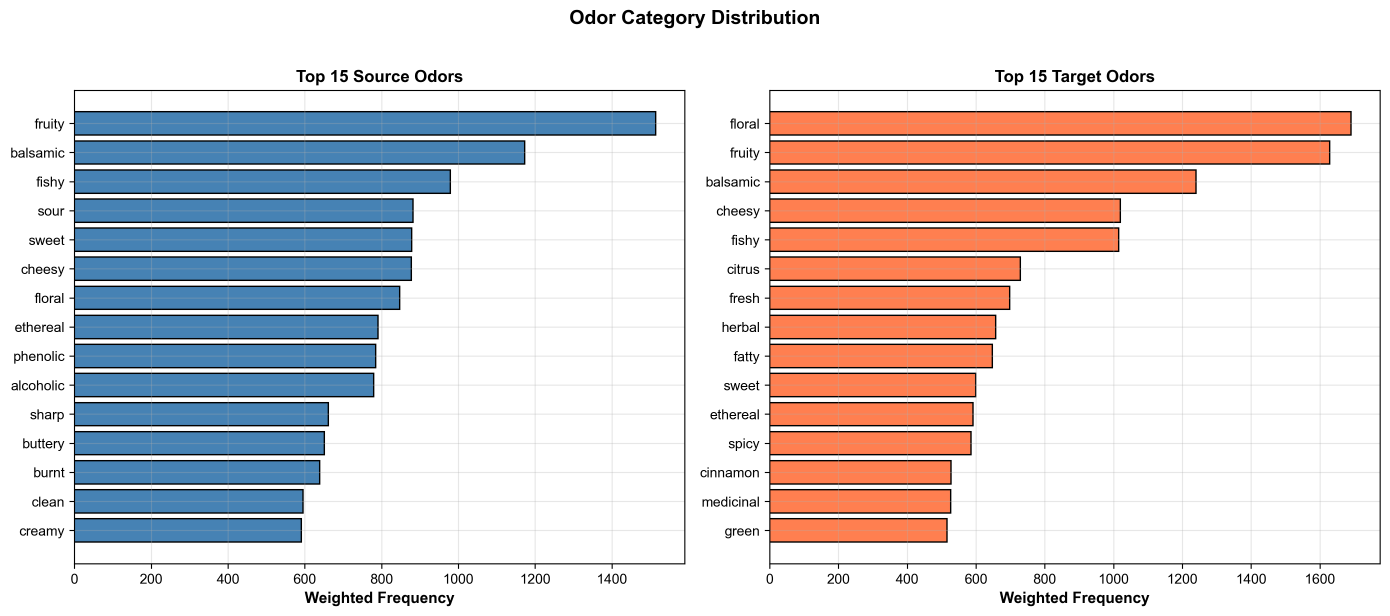
#> input picture 08_paper/figures/02_odor_distribution.png, 4169 x 1848 px (shown at 1/3 size)
$ python generate_fig3_from_pngs.py
#> lines starting #> are read from the running program, lines starting #| are printed output that depends on the picture; after the words box and inside, x2 and y2 are one past the last pixel; in counts of white or black regions, pixels touching at a corner belong together
#!/usr/bin/env python3
"""
Generate Figure 3: Composite Empirical Dashboard (from existing PNGs)
=====================================================================
Intelligently crops, resizes, and composites 8 sub-panels into a single
publication-quality figure with unified panel labels and tight layout.

Unlike the old plot_11 which naively pasted 6 images into a 3x2 grid,
this script:
  - Auto-crops whitespace from each sub-image
  - Normalizes each panel within its row to equal height
  - Uses per-row width ratios based on content
  - Produces both PNG (300 dpi) and PDF

Layout (4 rows x 2 cols):
  Row 1:  (A) Odor distribution       | (B) Pathway length
  Row 2:  (C) Transformation heatmap  | (D) Top EC sequences
  Row 3:  (E) EC by source odor       | (F) EC by target odor
  Row 4:  (G) EC function distribution| (H) Transformation flow
"""

import numpy as np
import matplotlib
matplotlib.use('Agg')
import matplotlib.pyplot as plt
from PIL import Image
from pathlib import Path

FIGURES_DIR = Path(__file__).parent / 'figures'

# Panel definitions: (label, filename, crop_top_frac, crop_bottom_frac)
PANELS_DEF = [
    ('A', '02_odor_distribution.png',           0.00, 0.00),
    ('B', '03_pathway_length.png',              0.00, 0.00),
    ('C', '04_transformation_heatmap.png',      0.05, 0.00),
    ('D', '05_top_ec_sequences.png',            0.05, 0.00),
    ('E', '07a_ec_by_source.png',               0.05, 0.00),
    ('F', '07b_ec_by_target.png',               0.05, 0.00),
    ('G', '08a_ec_function_pie_normalized.png', 0.05, 0.00),
    ('H', '06_transformation_flow.png',         0.05, 0.00),
]

LAYOUT = [
    ['A', 'B'],
    ['C', 'D'],
    ['E', 'F'],
    ['G', 'H'],
]


def auto_crop(img, threshold=248, pad=6):
    """Crop near-white borders."""
    arr = np.array(img.convert('RGB'))
    mask = np.any(arr < threshold, axis=2)
    rows = np.any(mask, axis=1)
    cols = np.any(mask, axis=0)
    if not rows.any() or not cols.any():
        return img
    rmin, rmax = np.where(rows)[0][[0, -1]]
    cmin, cmax = np.where(cols)[0][[0, -1]]
    h, w = arr.shape[:2]
    return img.crop((max(0, cmin - pad), max(0, rmin - pad),
                      min(w, cmax + pad + 1), min(h, rmax + pad + 1)))


def load_panel(fname, crop_top=0.0, crop_bottom=0.0):
    path = FIGURES_DIR / fname
    if not path.exists():
        return None
    img = Image.open(path).convert('RGB')
    w, h = img.size
    t = int(h * crop_top)
    b = h - int(h * crop_bottom)
    if t > 0 or crop_bottom > 0:
        img = img.crop((0, t, w, b))
    return auto_crop(img)


def compose_row_pil(img_left, img_right, label_l, label_r, target_width, gap=30):
    """
    Compose two PIL images into a single row image,
    scaling both to the same height and placing them side by side.
    Returns a new PIL Image.
    """
    from PIL import ImageDraw, ImageFont

    # Determine common height: scale both so they fit in target_width
    wl, hl = img_left.size
    wr, hr = img_right.size
    ar_l = wl / hl  # aspect ratio
    ar_r = wr / hr

    # Allocate width proportional to aspect ratio
    total_ar = ar_l + ar_r
    alloc_l = int((target_width - gap) * ar_l / total_ar)
    alloc_r = target_width - gap - alloc_l

    # Common height from allocation
    common_h_l = int(alloc_l / ar_l)
    common_h_r = int(alloc_r / ar_r)
    common_h = min(common_h_l, common_h_r)

    # Resize
    new_wl = int(common_h * ar_l)
    new_wr = int(common_h * ar_r)
    img_l = img_left.resize((new_wl, common_h), Image.LANCZOS)
    img_r = img_right.resize((new_wr, common_h), Image.LANCZOS)

    # Compose onto white canvas
    total_w = new_wl + gap + new_wr
    canvas = Image.new('RGB', (total_w, common_h), (255, 255, 255))
    canvas.paste(img_l, (0, 0))
    canvas.paste(img_r, (new_wl + gap, 0))

    # Draw panel labels
    draw = ImageDraw.Draw(canvas)
    font_size = max(28, common_h // 18)
    try:
        font = ImageFont.truetype("/usr/share/fonts/truetype/dejavu/DejaVuSans-Bold.ttf", font_size)
    except (OSError, IOError):
        font = ImageFont.load_default()

    label_pad = 8
    for label, x_offset in [(label_l, label_pad), (label_r, new_wl + gap + label_pad)]:
        text = f'({label})'
        # White background box
        bbox = draw.textbbox((0, 0), text, font=font)
        tw, th = bbox[2] - bbox[0], bbox[3] - bbox[1]
        bx, by = x_offset, label_pad
        draw.rectangle([bx - 2, by - 2, bx + tw + 6, by + th + 6],
                       fill=(255, 255, 255, 230))
        draw.text((bx + 2, by + 2), text, fill=(0, 0, 0), font=font)

    return canvas


def build_composite():
    """Build the 8-panel composite figure using PIL for precise pixel control."""
    from PIL import ImageDraw, ImageFont

    # Load all panels
    images = {}
    for label, fname, ct, cb in PANELS_DEF:
        img = load_panel(fname, ct, cb)
#> in auto_crop, `mask = np.any(arr < threshold, axis=2)`:
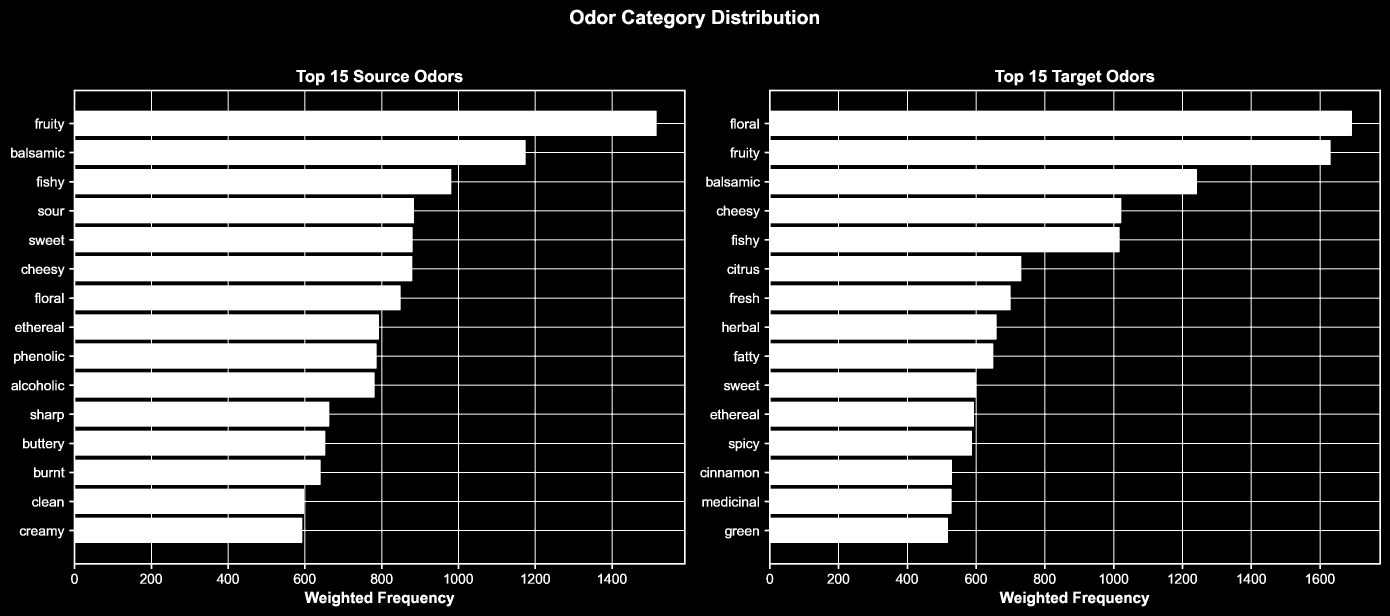
#> mask: shape (1848, 4169) bool (shown at 1/3 size); 30.9% white; 342 white regions (3 under 20 px), largest, box (x1, y1, x2, y2) and area: (208, 269, 2057, 1707) 1192817, (2294, 269, 4143, 1707) 1087477, (2065, 41, 2116, 85) 1012
#> in auto_crop, `rmin, rmax = np.where(rows)[0][[0, -1]]`: rmin = 29; rmax = 1818
#> in auto_crop, `cmin, cmax = np.where(cols)[0][[0, -1]]`: cmin = 33; cmax = 4142
#> in auto_crop, `return img.crop((max(0, cmin - pad), max(0, rmin - pad), min(w, cmax +..`:
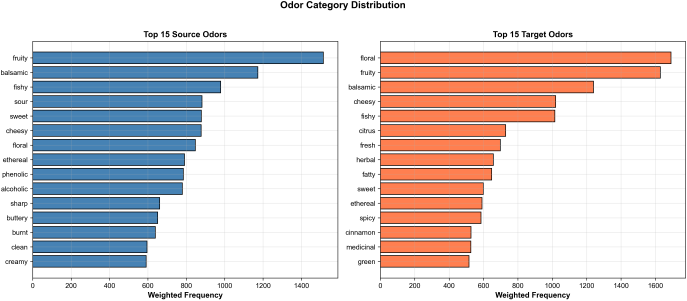
#> returned value: PIL image 4122x1802 RGB (shown at 1/6 size); mean R, G, B 218.3, 211.4, 212.4
        if img is not None:
            images[label] = img
            print(f"  [{label}] {fname:45s} -> {img.size[0]}x{img.size[1]}")
#|   [A] 02_odor_distribution.png                      -> 4122x1802
        else:
            print(f"  [{label}] {fname:45s} -> MISSING")
#> pass 2 of the loop in build_composite, `for label, fname, ct, cb in PANELS_DEF:`:
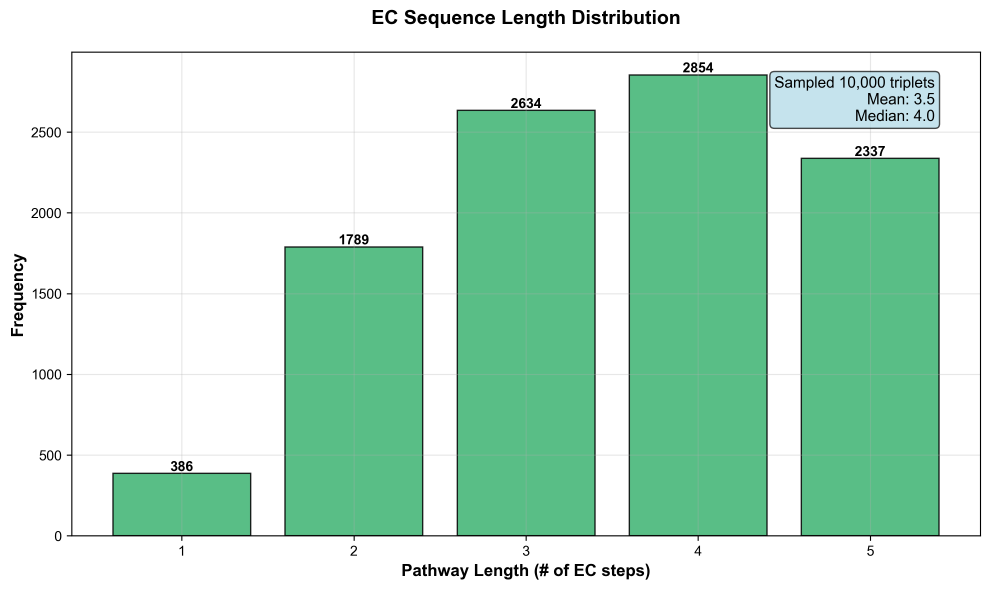
#> input picture 08_paper/figures/03_pathway_length.png, 2971 x 1769 px (shown at 1/3 size)
#> in auto_crop (call 2), `mask = np.any(arr < threshold, axis=2)`:
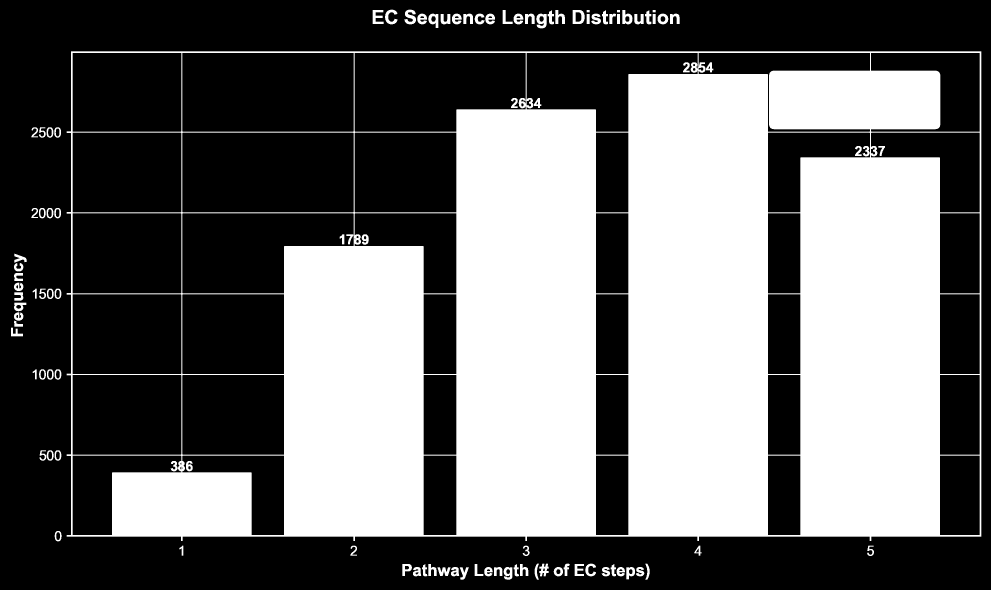
#> mask: shape (1769, 2971) bool (shown at 1/3 size); 42.6% white; 103 white regions, largest, box (x1, y1, x2, y2) and area: (200, 154, 2944, 1623) 2192909, (1718, 30, 1754, 72) 946, (1609, 41, 1640, 85) 943
#> rmax = 1738
#> cmax = 2943
#> in auto_crop (call 2), `return img.crop((max(0, cmin - pad), max(0, rmin - pad), min(w, cmax +..`:
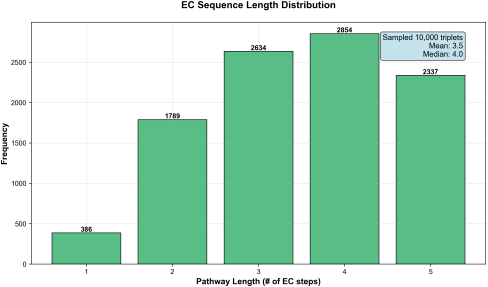
#> returned value: PIL image 2923x1722 RGB (shown at 1/6 size); mean R, G, B 182.6, 222.5, 200.8
#|   [B] 03_pathway_length.png                         -> 2923x1722
#> pass 3 of the loop in build_composite, `for label, fname, ct, cb in PANELS_DEF:`:
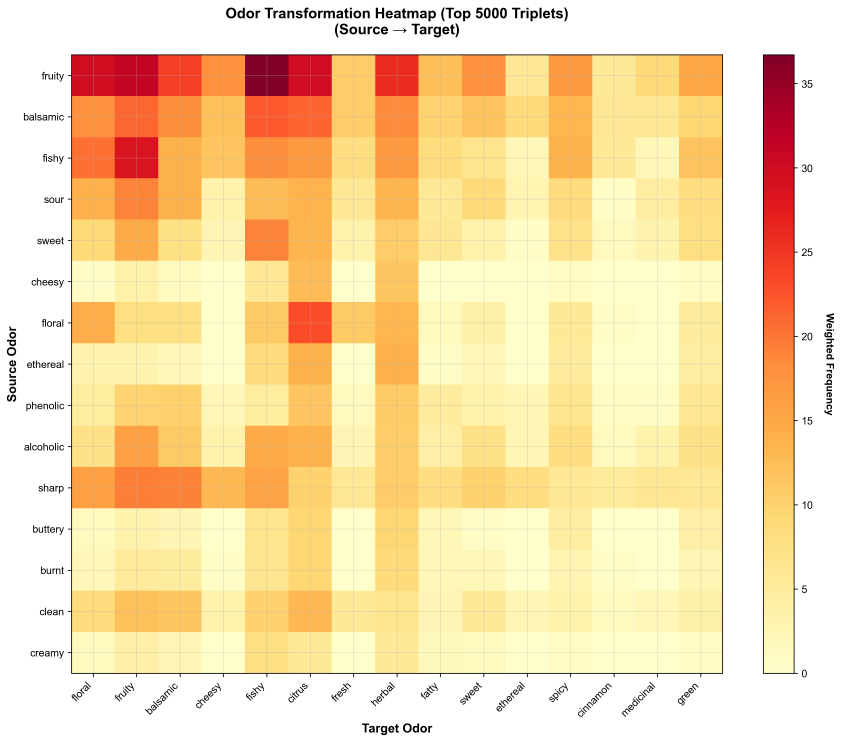
#> input picture 08_paper/figures/04_transformation_heatmap.png, 3365 x 2970 px (shown at 1/4 size)
#> in auto_crop (call 3), `mask = np.any(arr < threshold, axis=2)`:
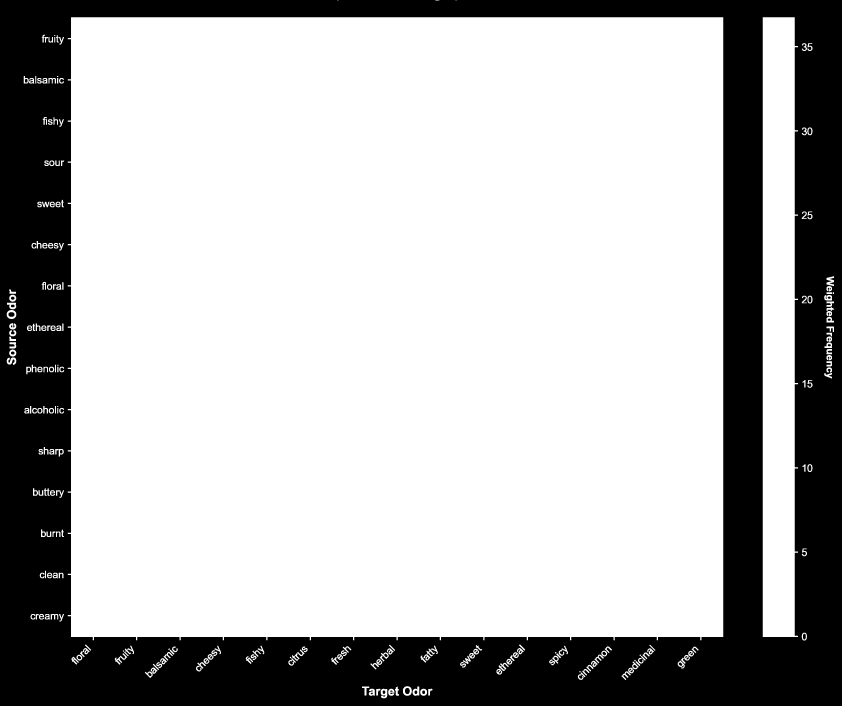
#> mask: shape (2822, 3365) bool (shown at 1/4 size); 72.2% white; 80 black regions (1 under 20 px), largest, box (x1, y1, x2, y2) and area: (0, 0, 3365, 2822) 2637690, (1620, 2752, 1639, 2776) 378, (34, 1249, 58, 1267) 371
#> rmin = 0; rmax = 2792
#> cmin = 27; cmax = 3335
#> in auto_crop (call 3), `return img.crop((max(0, cmin - pad), max(0, rmin - pad), min(w, cmax +..`:
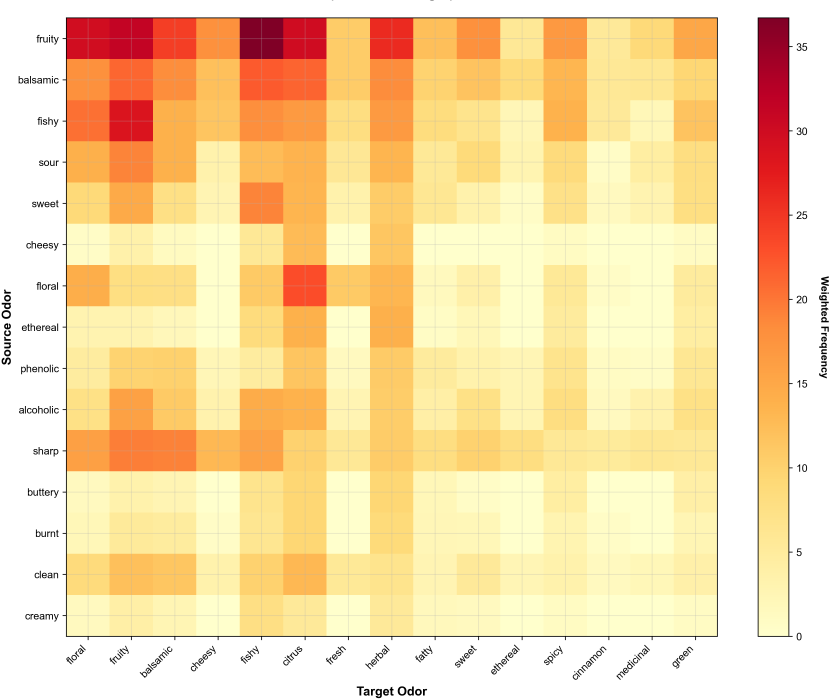
#> returned value: PIL image 3321x2799 RGB (shown at 1/4 size); mean R, G, B 249.3, 219.4, 167.3
#|   [C] 04_transformation_heatmap.png                 -> 3321x2799
#> the loop made 8 passes; the first 3 are shown

    if len(images) < 6:
        print("ERROR: Need at least 6 panels")
        return

    # Target width for the whole figure (pixels at 300 dpi for ~17 inch width)
    target_w = 5100  # ~17 inches * 300 dpi
#> target_w = 5100
    row_gap = 40

    # Compose each row
    row_images = []
    for row_labels in LAYOUT:
        l, r = row_labels
        if l in images and r in images:
            row_img = compose_row_pil(images[l], images[r], l, r, target_w, gap=40)
            row_images.append(row_img)
            print(f"  Row [{l},{r}]: {row_img.size[0]}x{row_img.size[1]}")
        else:
            print(f"  Row [{l},{r}]: SKIPPED (missing panel)")
#> this loop made 4 passes
#> (alloc_l in compose_row_pil, alloc_r in compose_row_pil, common_h_l in compose_row_pil, common_h_r in compose_row_pil, common_h in compose_row_pil, new_wl in compose_row_pil, new_wr in compose_row_pil, total_w in compose_row_pil) on passes 1 to 3: (2904, 2156, 1269, 1270, 1269, 2902, 2154, 5096), (2454, 2606, 2068, 2068, 2068, 2453, 2605, 5098), (2535, 2525, 1665, 1666, 1665, 2534, 2523, 5097)
#> pass 1, in compose_row_pil, `img_r = img_right.resize((new_wr, common_h), Image.LANCZOS)`:
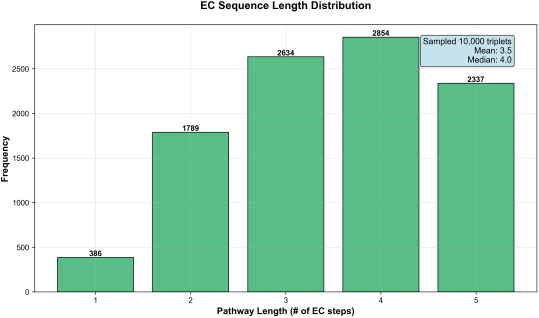
#> img_r: PIL image 2154x1269 RGB (shown at 1/4 size); mean R, G, B 182.7, 222.5, 200.8
#> pass 1, in build_composite, `row_img = compose_row_pil(images[l], images[r], l, r, target_w, gap=40)`:
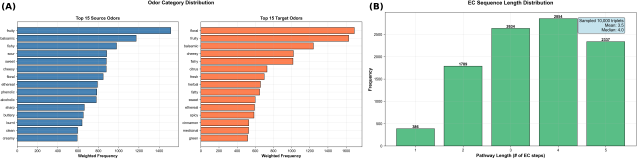
#> row_img: PIL image 5096x1269 RGB (shown at 1/8 size); mean R, G, B 203.3, 216.3, 207.7
#> after the loop, row_images = 3 items

    if not row_images:
        print("ERROR: No rows composed")
        return

    # Normalize all rows to same width
    max_w = max(r.size[0] for r in row_images)
#> max_w = 5098
    normalized_rows = []
    for r in row_images:
        if r.size[0] < max_w:
            # Center on white canvas
            canvas = Image.new('RGB', (max_w, r.size[1]), (255, 255, 255))
            offset = (max_w - r.size[0]) // 2
            canvas.paste(r, (offset, 0))
            normalized_rows.append(canvas)
        else:
            normalized_rows.append(r)
#> this loop made 3 passes
#> offset on passes 1, 3: 1, 0
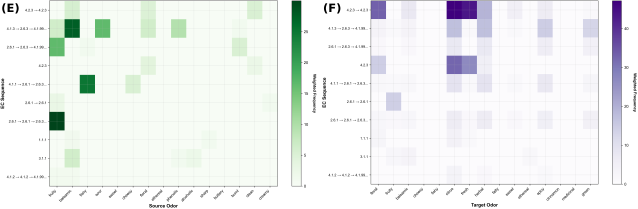
#> canvas: PIL image 5098x1665 RGB (shown at 1/8 size); mean R, G, B 238.7, 241.7, 240.3
#> after the loop, normalized_rows = 3 items

    # Title bar
    title_h = 80
    try:
        title_font = ImageFont.truetype("/usr/share/fonts/truetype/dejavu/DejaVuSans-Bold.ttf", 48)
    except (OSError, IOError):
        title_font = ImageFont.load_default()

    title_bar = Image.new('RGB', (max_w, title_h), (255, 255, 255))
#> title_bar: PIL image 5098x80 RGB; every value is 255
    draw_title = ImageDraw.Draw(title_bar)
    title_text = "Empirical Overview of Odor Transformation Rules"
    bbox = draw_title.textbbox((0, 0), title_text, font=title_font)
#> bbox = (0, 9, 1335, 55)
    tw = bbox[2] - bbox[0]
#> tw = 1335
    draw_title.text(((max_w - tw) // 2, 15), title_text, fill=(0, 0, 0), font=title_font)

    # Stack everything vertically
    total_h = title_h + sum(r.size[1] for r in normalized_rows) + row_gap * (len(normalized_rows) - 1)
#> total_h = 5162
    final = Image.new('RGB', (max_w, total_h), (255, 255, 255))
#> final: PIL image 5098x5162 RGB; every value is 255

    y = 0
    final.paste(title_bar, (0, y))
    y += title_h

    for i, row_img in enumerate(normalized_rows):
        final.paste(row_img, (0, y))
        y += row_img.size[1]
        if i < len(normalized_rows) - 1:
            y += row_gap
#> this loop made 3 passes
#> y on passes 1 to 3: 1389, 3497, 5162
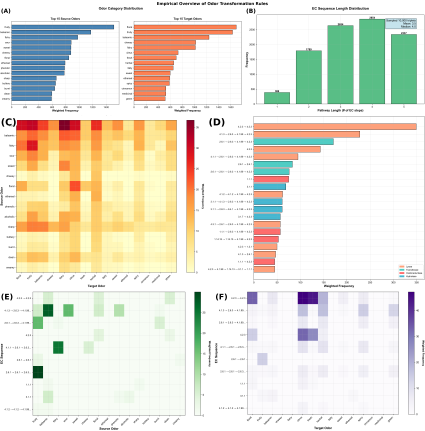
#> final: PIL image 5098x5162 RGB (shown at 1/12 size); mean R, G, B 232.8, 230.2, 217.1
#> after the loop, y = 5162

    # Save
    out_png = FIGURES_DIR / 'fig3_composite_dashboard.png'
    out_pdf = FIGURES_DIR / 'fig3_composite_dashboard.pdf'

    final.save(out_png, dpi=(300, 300))

    # For PDF, use matplotlib to wrap the PIL image
    fig, ax = plt.subplots(figsize=(max_w / 300, total_h / 300))
    ax.imshow(np.array(final), interpolation='lanczos')
    ax.set_axis_off()
    fig.subplots_adjust(left=0, right=1, top=1, bottom=0)
    fig.savefig(out_pdf, bbox_inches='tight', pad_inches=0, dpi=300, facecolor='white')
    plt.close(fig)

    print(f"\n  Saved: {out_png}  ({final.size[0]}x{final.size[1]})")
#|   Saved: 08_paper/figures/fig3_composite_dashboard.png  (5098x5162)
    print(f"  Saved: {out_pdf}")
    return out_png, out_pdf


if __name__ == '__main__':
    print("Generating Figure 3: Composite Empirical Dashboard")
    print("=" * 60)
    build_composite()
    print("\nDone!")
